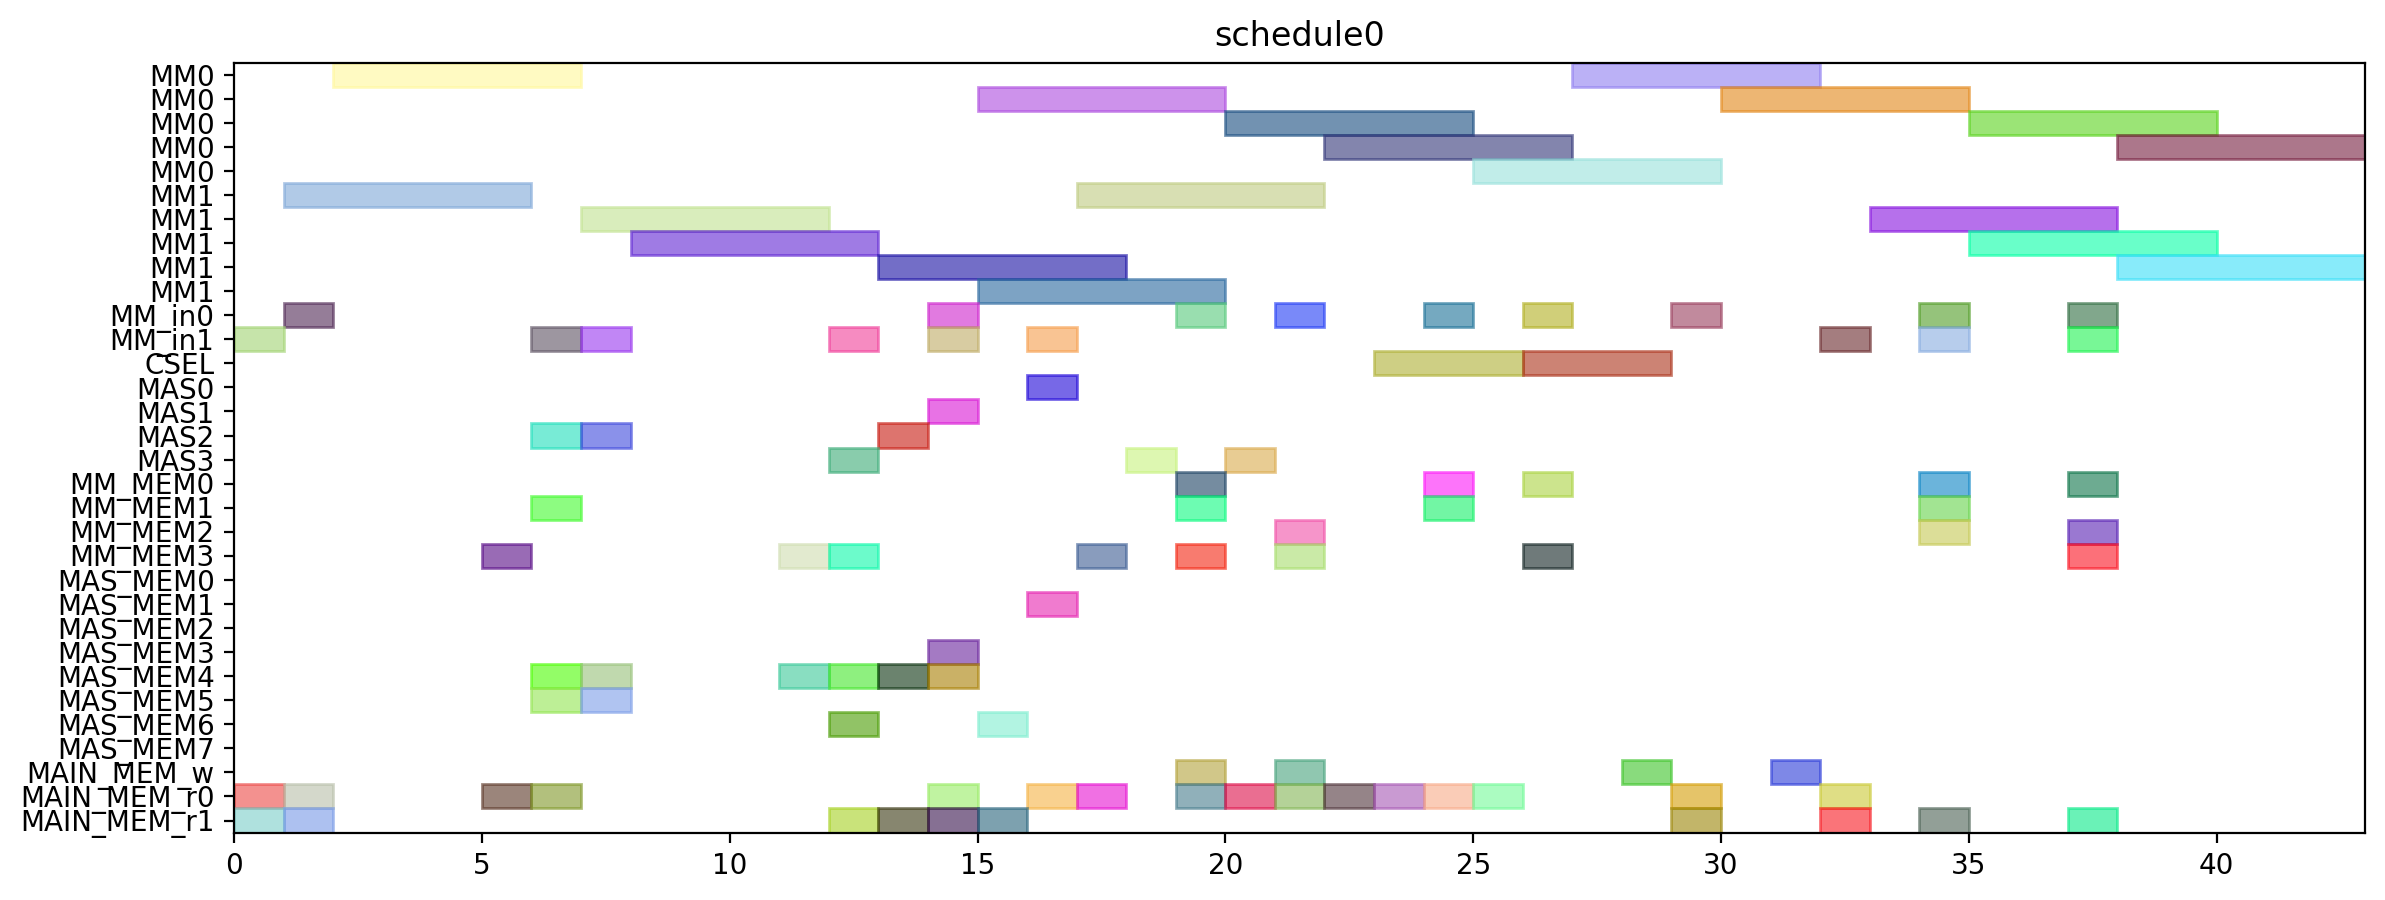

This chart was generated by the following Python code:
from pyschedule import Scenario, solvers, plotters, alt


def solve():
	horizon = 120
	S = Scenario("schedule0", horizon=horizon)

	# resource
	MM = S.Resources('MM', num=2, size=5)
	MM_in = S.Resources('MM_in', num=2)
	CSEL = S.Resource('CSEL')
	MAS = S.Resources('MAS', num=4, size=1, periods=range(1, horizon))
	MM_MEM = S.Resources('MM_MEM', num=4)
	MAS_MEM = S.Resources('MAS_MEM', num=8)
	MAIN_MEM_w = S.Resource('MAIN_MEM_w', size=1)
	MAIN_MEM_r = S.Resources('MAIN_MEM_r', num=2)

	# result of previous scheduling

	# new tasks
	t20 = S.Task('t20', length=5, delay_cost=1)
	t20 += alt(MM)
	t20_in = S.Task('t20_in', length=1, delay_cost=1)
	t20_in += alt(MM_in)
	S += t20_in*MM_in[0]<=t20*MM[0]
	S += t20_in*MM_in[1]<=t20*MM[1]
	t20_mem0 = S.Task('t20_mem0', length=1, delay_cost=1)
	t20_mem0 += MAIN_MEM_r[0]
	S += t20_mem0 <= t20

	t20_mem1 = S.Task('t20_mem1', length=1, delay_cost=1)
	t20_mem1 += MAIN_MEM_r[1]
	S += t20_mem1 <= t20

	t21 = S.Task('t21', length=5, delay_cost=1)
	t21 += alt(MM)
	t21_in = S.Task('t21_in', length=1, delay_cost=1)
	t21_in += alt(MM_in)
	S += t21_in*MM_in[0]<=t21*MM[0]
	S += t21_in*MM_in[1]<=t21*MM[1]
	t21_mem0 = S.Task('t21_mem0', length=1, delay_cost=1)
	t21_mem0 += MAIN_MEM_r[0]
	S += t21_mem0 <= t21

	t21_mem1 = S.Task('t21_mem1', length=1, delay_cost=1)
	t21_mem1 += MAIN_MEM_r[1]
	S += t21_mem1 <= t21

	xit20 = S.Task('xit20', length=1, delay_cost=1)
	xit20 += alt(MAS)
	xit20_mem0 = S.Task('xit20_mem0', length=1, delay_cost=1)
	xit20_mem0 += MAIN_MEM_r[0]
	S += xit20_mem0 <= xit20

	xit20_mem1 = S.Task('xit20_mem1', length=1, delay_cost=1)
	xit20_mem1 += alt(MM_MEM)
	S += (t20*MM[0])-1 < xit20_mem1*MM_MEM[1]
	S += (t20*MM[1])-1 < xit20_mem1*MM_MEM[3]
	S += xit20_mem1 <= xit20

	xit21 = S.Task('xit21', length=1, delay_cost=1)
	xit21 += alt(MAS)
	xit21_mem0 = S.Task('xit21_mem0', length=1, delay_cost=1)
	xit21_mem0 += MAIN_MEM_r[0]
	S += xit21_mem0 <= xit21

	xit21_mem1 = S.Task('xit21_mem1', length=1, delay_cost=1)
	xit21_mem1 += alt(MM_MEM)
	S += (t21*MM[0])-1 < xit21_mem1*MM_MEM[1]
	S += (t21*MM[1])-1 < xit21_mem1*MM_MEM[3]
	S += xit21_mem1 <= xit21

	xi2t40 = S.Task('xi2t40', length=5, delay_cost=1)
	xi2t40 += alt(MM)
	xi2t40_in = S.Task('xi2t40_in', length=1, delay_cost=1)
	xi2t40_in += alt(MM_in)
	S += xi2t40_in*MM_in[0]<=xi2t40*MM[0]
	S += xi2t40_in*MM_in[1]<=xi2t40*MM[1]
	xi2t40_mem0 = S.Task('xi2t40_mem0', length=1, delay_cost=1)
	xi2t40_mem0 += alt(MAS_MEM)
	S += (xit20*MAS[0])-1 < xi2t40_mem0*MAS_MEM[0]
	S += (xit20*MAS[1])-1 < xi2t40_mem0*MAS_MEM[2]
	S += (xit20*MAS[2])-1 < xi2t40_mem0*MAS_MEM[4]
	S += (xit20*MAS[3])-1 < xi2t40_mem0*MAS_MEM[6]
	S += xi2t40_mem0 <= xi2t40

	xi2t40_mem1 = S.Task('xi2t40_mem1', length=1, delay_cost=1)
	xi2t40_mem1 += alt(MAS_MEM)
	S += (xit20*MAS[0])-1 < xi2t40_mem1*MAS_MEM[1]
	S += (xit20*MAS[1])-1 < xi2t40_mem1*MAS_MEM[3]
	S += (xit20*MAS[2])-1 < xi2t40_mem1*MAS_MEM[5]
	S += (xit20*MAS[3])-1 < xi2t40_mem1*MAS_MEM[7]
	S += xi2t40_mem1 <= xi2t40

	xi2t41 = S.Task('xi2t41', length=5, delay_cost=1)
	xi2t41 += alt(MM)
	xi2t41_in = S.Task('xi2t41_in', length=1, delay_cost=1)
	xi2t41_in += alt(MM_in)
	S += xi2t41_in*MM_in[0]<=xi2t41*MM[0]
	S += xi2t41_in*MM_in[1]<=xi2t41*MM[1]
	xi2t41_mem0 = S.Task('xi2t41_mem0', length=1, delay_cost=1)
	xi2t41_mem0 += alt(MAS_MEM)
	S += (xit21*MAS[0])-1 < xi2t41_mem0*MAS_MEM[0]
	S += (xit21*MAS[1])-1 < xi2t41_mem0*MAS_MEM[2]
	S += (xit21*MAS[2])-1 < xi2t41_mem0*MAS_MEM[4]
	S += (xit21*MAS[3])-1 < xi2t41_mem0*MAS_MEM[6]
	S += xi2t41_mem0 <= xi2t41

	xi2t41_mem1 = S.Task('xi2t41_mem1', length=1, delay_cost=1)
	xi2t41_mem1 += alt(MAS_MEM)
	S += (xit21*MAS[0])-1 < xi2t41_mem1*MAS_MEM[1]
	S += (xit21*MAS[1])-1 < xi2t41_mem1*MAS_MEM[3]
	S += (xit21*MAS[2])-1 < xi2t41_mem1*MAS_MEM[5]
	S += (xit21*MAS[3])-1 < xi2t41_mem1*MAS_MEM[7]
	S += xi2t41_mem1 <= xi2t41

	D_a_0 = S.Task('D_a_0', length=1, delay_cost=1)
	D_a_0 += alt(MAS)
	D_a_0_mem0 = S.Task('D_a_0_mem0', length=1, delay_cost=1)
	D_a_0_mem0 += alt(MAS_MEM)
	S += (xit20*MAS[0])-1 < D_a_0_mem0*MAS_MEM[0]
	S += (xit20*MAS[1])-1 < D_a_0_mem0*MAS_MEM[2]
	S += (xit20*MAS[2])-1 < D_a_0_mem0*MAS_MEM[4]
	S += (xit20*MAS[3])-1 < D_a_0_mem0*MAS_MEM[6]
	S += D_a_0_mem0 <= D_a_0

	D_a_0_mem1 = S.Task('D_a_0_mem1', length=1, delay_cost=1)
	D_a_0_mem1 += alt(MM_MEM)
	S += (xi2t40*MM[0])-1 < D_a_0_mem1*MM_MEM[1]
	S += (xi2t40*MM[1])-1 < D_a_0_mem1*MM_MEM[3]
	S += D_a_0_mem1 <= D_a_0

	D_a_1 = S.Task('D_a_1', length=1, delay_cost=1)
	D_a_1 += alt(MAS)
	D_a_1_mem0 = S.Task('D_a_1_mem0', length=1, delay_cost=1)
	D_a_1_mem0 += alt(MAS_MEM)
	S += (xit21*MAS[0])-1 < D_a_1_mem0*MAS_MEM[0]
	S += (xit21*MAS[1])-1 < D_a_1_mem0*MAS_MEM[2]
	S += (xit21*MAS[2])-1 < D_a_1_mem0*MAS_MEM[4]
	S += (xit21*MAS[3])-1 < D_a_1_mem0*MAS_MEM[6]
	S += D_a_1_mem0 <= D_a_1

	D_a_1_mem1 = S.Task('D_a_1_mem1', length=1, delay_cost=1)
	D_a_1_mem1 += alt(MM_MEM)
	S += (xi2t41*MM[0])-1 < D_a_1_mem1*MM_MEM[1]
	S += (xi2t41*MM[1])-1 < D_a_1_mem1*MM_MEM[3]
	S += D_a_1_mem1 <= D_a_1

	negD0 = S.Task('negD0', length=5, delay_cost=1)
	negD0 += alt(MM)
	negD0_in = S.Task('negD0_in', length=1, delay_cost=1)
	negD0_in += alt(MM_in)
	S += negD0_in*MM_in[0]<=negD0*MM[0]
	S += negD0_in*MM_in[1]<=negD0*MM[1]
	negD0_mem0 = S.Task('negD0_mem0', length=1, delay_cost=1)
	negD0_mem0 += alt(MAS_MEM)
	S += (D_a_0*MAS[0])-1 < negD0_mem0*MAS_MEM[0]
	S += (D_a_0*MAS[1])-1 < negD0_mem0*MAS_MEM[2]
	S += (D_a_0*MAS[2])-1 < negD0_mem0*MAS_MEM[4]
	S += (D_a_0*MAS[3])-1 < negD0_mem0*MAS_MEM[6]
	S += negD0_mem0 <= negD0

	negD0_mem1 = S.Task('negD0_mem1', length=1, delay_cost=1)
	negD0_mem1 += MAIN_MEM_r[1]
	S += negD0_mem1 <= negD0

	negD1 = S.Task('negD1', length=5, delay_cost=1)
	negD1 += alt(MM)
	negD1_in = S.Task('negD1_in', length=1, delay_cost=1)
	negD1_in += alt(MM_in)
	S += negD1_in*MM_in[0]<=negD1*MM[0]
	S += negD1_in*MM_in[1]<=negD1*MM[1]
	negD1_mem0 = S.Task('negD1_mem0', length=1, delay_cost=1)
	negD1_mem0 += alt(MAS_MEM)
	S += (D_a_1*MAS[0])-1 < negD1_mem0*MAS_MEM[0]
	S += (D_a_1*MAS[1])-1 < negD1_mem0*MAS_MEM[2]
	S += (D_a_1*MAS[2])-1 < negD1_mem0*MAS_MEM[4]
	S += (D_a_1*MAS[3])-1 < negD1_mem0*MAS_MEM[6]
	S += negD1_mem0 <= negD1

	negD1_mem1 = S.Task('negD1_mem1', length=1, delay_cost=1)
	negD1_mem1 += MAIN_MEM_r[1]
	S += negD1_mem1 <= negD1

	N_b0 = S.Task('N_b0', length=1, delay_cost=1)
	N_b0 += alt(MAS)
	N_b0_mem0 = S.Task('N_b0_mem0', length=1, delay_cost=1)
	N_b0_mem0 += alt(MAS_MEM)
	S += (D_a_0*MAS[0])-1 < N_b0_mem0*MAS_MEM[0]
	S += (D_a_0*MAS[1])-1 < N_b0_mem0*MAS_MEM[2]
	S += (D_a_0*MAS[2])-1 < N_b0_mem0*MAS_MEM[4]
	S += (D_a_0*MAS[3])-1 < N_b0_mem0*MAS_MEM[6]
	S += N_b0_mem0 <= N_b0

	N_b0_mem1 = S.Task('N_b0_mem1', length=1, delay_cost=1)
	N_b0_mem1 += MAIN_MEM_r[1]
	S += N_b0_mem1 <= N_b0

	N_b1 = S.Task('N_b1', length=1, delay_cost=1)
	N_b1 += alt(MAS)
	N_b1_mem0 = S.Task('N_b1_mem0', length=1, delay_cost=1)
	N_b1_mem0 += alt(MAS_MEM)
	S += (D_a_1*MAS[0])-1 < N_b1_mem0*MAS_MEM[0]
	S += (D_a_1*MAS[1])-1 < N_b1_mem0*MAS_MEM[2]
	S += (D_a_1*MAS[2])-1 < N_b1_mem0*MAS_MEM[4]
	S += (D_a_1*MAS[3])-1 < N_b1_mem0*MAS_MEM[6]
	S += N_b1_mem0 <= N_b1

	N_b1_mem1 = S.Task('N_b1_mem1', length=1, delay_cost=1)
	N_b1_mem1 += MAIN_MEM_r[1]
	S += N_b1_mem1 <= N_b1

	D0 = S.Task('D0', length=1, delay_cost=1)
	D0 += alt(MAS)
	S += 0<D0

	D0_w = S.Task('D0_w', length=1, delay_cost=1)
	D0_w += alt(MAIN_MEM_w)
	S += D0 <= D0_w

	D0_mem0 = S.Task('D0_mem0', length=1, delay_cost=1)
	D0_mem0 += MAIN_MEM_r[0]
	S += D0_mem0 <= D0

	D0_mem1 = S.Task('D0_mem1', length=1, delay_cost=1)
	D0_mem1 += alt(MM_MEM)
	S += (negD0*MM[0])-1 < D0_mem1*MM_MEM[1]
	S += (negD0*MM[1])-1 < D0_mem1*MM_MEM[3]
	S += D0_mem1 <= D0

	D1 = S.Task('D1', length=1, delay_cost=1)
	D1 += alt(MAS)
	S += 0<D1

	D1_w = S.Task('D1_w', length=1, delay_cost=1)
	D1_w += alt(MAIN_MEM_w)
	S += D1 <= D1_w

	D1_mem0 = S.Task('D1_mem0', length=1, delay_cost=1)
	D1_mem0 += MAIN_MEM_r[0]
	S += D1_mem0 <= D1

	D1_mem1 = S.Task('D1_mem1', length=1, delay_cost=1)
	D1_mem1 += alt(MM_MEM)
	S += (negD1*MM[0])-1 < D1_mem1*MM_MEM[1]
	S += (negD1*MM[1])-1 < D1_mem1*MM_MEM[3]
	S += D1_mem1 <= D1

	N0 = S.Task('N0', length=5, delay_cost=1)
	N0 += alt(MM)
	N0_in = S.Task('N0_in', length=1, delay_cost=1)
	N0_in += alt(MM_in)
	S += N0_in*MM_in[0]<=N0*MM[0]
	S += N0_in*MM_in[1]<=N0*MM[1]
	N0_mem0 = S.Task('N0_mem0', length=1, delay_cost=1)
	N0_mem0 += MAIN_MEM_r[0]
	S += N0_mem0 <= N0

	N0_mem1 = S.Task('N0_mem1', length=1, delay_cost=1)
	N0_mem1 += alt(MAS_MEM)
	S += (N_b0*MAS[0])-1 < N0_mem1*MAS_MEM[1]
	S += (N_b0*MAS[1])-1 < N0_mem1*MAS_MEM[3]
	S += (N_b0*MAS[2])-1 < N0_mem1*MAS_MEM[5]
	S += (N_b0*MAS[3])-1 < N0_mem1*MAS_MEM[7]
	S += N0_mem1 <= N0

	N1 = S.Task('N1', length=5, delay_cost=1)
	N1 += alt(MM)
	N1_in = S.Task('N1_in', length=1, delay_cost=1)
	N1_in += alt(MM_in)
	S += N1_in*MM_in[0]<=N1*MM[0]
	S += N1_in*MM_in[1]<=N1*MM[1]
	N1_mem0 = S.Task('N1_mem0', length=1, delay_cost=1)
	N1_mem0 += MAIN_MEM_r[0]
	S += N1_mem0 <= N1

	N1_mem1 = S.Task('N1_mem1', length=1, delay_cost=1)
	N1_mem1 += alt(MAS_MEM)
	S += (N_b1*MAS[0])-1 < N1_mem1*MAS_MEM[1]
	S += (N_b1*MAS[1])-1 < N1_mem1*MAS_MEM[3]
	S += (N_b1*MAS[2])-1 < N1_mem1*MAS_MEM[5]
	S += (N_b1*MAS[3])-1 < N1_mem1*MAS_MEM[7]
	S += N1_mem1 <= N1

	Z0 = S.Task('Z0', length=3, delay_cost=1)
	Z0 += alt(CSEL)

	Z0_w = S.Task('Z0_w', length=1, delay_cost=1)
	Z0_w += alt(MAIN_MEM_w)
	S += Z0+2 <= Z0_w

	Z0_mem0 = S.Task('Z0_mem0', length=1, delay_cost=1)
	Z0_mem0 += MAIN_MEM_r[0]
	S += D0_w < Z0_mem0
	S += Z0_mem0+ 2 <= Z0

	Z0_mem1 = S.Task('Z0_mem1', length=1, delay_cost=1)
	Z0_mem1 += MAIN_MEM_r[0]
	S += D0_w < Z0_mem1
	S += Z0_mem1+ 1 <= Z0

	Z0_mem2 = S.Task('Z0_mem2', length=1, delay_cost=1)
	Z0_mem2 += MAIN_MEM_r[0]
	S += Z0_mem2+ 0 <= Z0

	Z1 = S.Task('Z1', length=3, delay_cost=1)
	Z1 += alt(CSEL)

	Z1_w = S.Task('Z1_w', length=1, delay_cost=1)
	Z1_w += alt(MAIN_MEM_w)
	S += Z1+2 <= Z1_w

	Z1_mem0 = S.Task('Z1_mem0', length=1, delay_cost=1)
	Z1_mem0 += MAIN_MEM_r[0]
	S += D1_w < Z1_mem0
	S += Z1_mem0+ 2 <= Z1

	Z1_mem1 = S.Task('Z1_mem1', length=1, delay_cost=1)
	Z1_mem1 += MAIN_MEM_r[0]
	S += D1_w < Z1_mem1
	S += Z1_mem1+ 1 <= Z1

	Z1_mem2 = S.Task('Z1_mem2', length=1, delay_cost=1)
	Z1_mem2 += MAIN_MEM_r[0]
	S += Z1_mem2+ 0 <= Z1

	N20 = S.Task('N20', length=5, delay_cost=1)
	N20 += alt(MM)
	N20_in = S.Task('N20_in', length=1, delay_cost=1)
	N20_in += alt(MM_in)
	S += N20_in*MM_in[0]<=N20*MM[0]
	S += N20_in*MM_in[1]<=N20*MM[1]
	N20_mem0 = S.Task('N20_mem0', length=1, delay_cost=1)
	N20_mem0 += alt(MM_MEM)
	S += (N0*MM[0])-1 < N20_mem0*MM_MEM[0]
	S += (N0*MM[1])-1 < N20_mem0*MM_MEM[2]
	S += N20_mem0 <= N20

	N20_mem1 = S.Task('N20_mem1', length=1, delay_cost=1)
	N20_mem1 += alt(MM_MEM)
	S += (N0*MM[0])-1 < N20_mem1*MM_MEM[1]
	S += (N0*MM[1])-1 < N20_mem1*MM_MEM[3]
	S += N20_mem1 <= N20

	N21 = S.Task('N21', length=5, delay_cost=1)
	N21 += alt(MM)
	N21_in = S.Task('N21_in', length=1, delay_cost=1)
	N21_in += alt(MM_in)
	S += N21_in*MM_in[0]<=N21*MM[0]
	S += N21_in*MM_in[1]<=N21*MM[1]
	N21_mem0 = S.Task('N21_mem0', length=1, delay_cost=1)
	N21_mem0 += alt(MM_MEM)
	S += (N1*MM[0])-1 < N21_mem0*MM_MEM[0]
	S += (N1*MM[1])-1 < N21_mem0*MM_MEM[2]
	S += N21_mem0 <= N21

	N21_mem1 = S.Task('N21_mem1', length=1, delay_cost=1)
	N21_mem1 += alt(MM_MEM)
	S += (N1*MM[0])-1 < N21_mem1*MM_MEM[1]
	S += (N1*MM[1])-1 < N21_mem1*MM_MEM[3]
	S += N21_mem1 <= N21

	D20 = S.Task('D20', length=5, delay_cost=1)
	D20 += alt(MM)
	D20_in = S.Task('D20_in', length=1, delay_cost=1)
	D20_in += alt(MM_in)
	S += D20_in*MM_in[0]<=D20*MM[0]
	S += D20_in*MM_in[1]<=D20*MM[1]
	D20_mem0 = S.Task('D20_mem0', length=1, delay_cost=1)
	D20_mem0 += MAIN_MEM_r[0]
	S += Z0_w < D20_mem0
	S += D20_mem0 <= D20

	D20_mem1 = S.Task('D20_mem1', length=1, delay_cost=1)
	D20_mem1 += MAIN_MEM_r[1]
	S += Z0_w < D20_mem1
	S += D20_mem1 <= D20

	D21 = S.Task('D21', length=5, delay_cost=1)
	D21 += alt(MM)
	D21_in = S.Task('D21_in', length=1, delay_cost=1)
	D21_in += alt(MM_in)
	S += D21_in*MM_in[0]<=D21*MM[0]
	S += D21_in*MM_in[1]<=D21*MM[1]
	D21_mem0 = S.Task('D21_mem0', length=1, delay_cost=1)
	D21_mem0 += MAIN_MEM_r[0]
	S += Z1_w < D21_mem0
	S += D21_mem0 <= D21

	D21_mem1 = S.Task('D21_mem1', length=1, delay_cost=1)
	D21_mem1 += MAIN_MEM_r[1]
	S += Z1_w < D21_mem1
	S += D21_mem1 <= D21

	N30 = S.Task('N30', length=5, delay_cost=1)
	N30 += alt(MM)
	N30_in = S.Task('N30_in', length=1, delay_cost=1)
	N30_in += alt(MM_in)
	S += N30_in*MM_in[0]<=N30*MM[0]
	S += N30_in*MM_in[1]<=N30*MM[1]
	N30_mem0 = S.Task('N30_mem0', length=1, delay_cost=1)
	N30_mem0 += alt(MM_MEM)
	S += (N20*MM[0])-1 < N30_mem0*MM_MEM[0]
	S += (N20*MM[1])-1 < N30_mem0*MM_MEM[2]
	S += N30_mem0 <= N30

	N30_mem1 = S.Task('N30_mem1', length=1, delay_cost=1)
	N30_mem1 += alt(MM_MEM)
	S += (N0*MM[0])-1 < N30_mem1*MM_MEM[1]
	S += (N0*MM[1])-1 < N30_mem1*MM_MEM[3]
	S += N30_mem1 <= N30

	N31 = S.Task('N31', length=5, delay_cost=1)
	N31 += alt(MM)
	N31_in = S.Task('N31_in', length=1, delay_cost=1)
	N31_in += alt(MM_in)
	S += N31_in*MM_in[0]<=N31*MM[0]
	S += N31_in*MM_in[1]<=N31*MM[1]
	N31_mem0 = S.Task('N31_mem0', length=1, delay_cost=1)
	N31_mem0 += alt(MM_MEM)
	S += (N21*MM[0])-1 < N31_mem0*MM_MEM[0]
	S += (N21*MM[1])-1 < N31_mem0*MM_MEM[2]
	S += N31_mem0 <= N31

	N31_mem1 = S.Task('N31_mem1', length=1, delay_cost=1)
	N31_mem1 += alt(MM_MEM)
	S += (N1*MM[0])-1 < N31_mem1*MM_MEM[1]
	S += (N1*MM[1])-1 < N31_mem1*MM_MEM[3]
	S += N31_mem1 <= N31

	V0 = S.Task('V0', length=5, delay_cost=1)
	V0 += alt(MM)
	V0_in = S.Task('V0_in', length=1, delay_cost=1)
	V0_in += alt(MM_in)
	S += V0_in*MM_in[0]<=V0*MM[0]
	S += V0_in*MM_in[1]<=V0*MM[1]
	V0_mem0 = S.Task('V0_mem0', length=1, delay_cost=1)
	V0_mem0 += alt(MM_MEM)
	S += (D20*MM[0])-1 < V0_mem0*MM_MEM[0]
	S += (D20*MM[1])-1 < V0_mem0*MM_MEM[2]
	S += V0_mem0 <= V0

	V0_mem1 = S.Task('V0_mem1', length=1, delay_cost=1)
	V0_mem1 += MAIN_MEM_r[1]
	S += Z0_w < V0_mem1
	S += V0_mem1 <= V0

	V1 = S.Task('V1', length=5, delay_cost=1)
	V1 += alt(MM)
	V1_in = S.Task('V1_in', length=1, delay_cost=1)
	V1_in += alt(MM_in)
	S += V1_in*MM_in[0]<=V1*MM[0]
	S += V1_in*MM_in[1]<=V1*MM[1]
	V1_mem0 = S.Task('V1_mem0', length=1, delay_cost=1)
	V1_mem0 += alt(MM_MEM)
	S += (D21*MM[0])-1 < V1_mem0*MM_MEM[0]
	S += (D21*MM[1])-1 < V1_mem0*MM_MEM[2]
	S += V1_mem0 <= V1

	V1_mem1 = S.Task('V1_mem1', length=1, delay_cost=1)
	V1_mem1 += MAIN_MEM_r[1]
	S += Z1_w < V1_mem1
	S += V1_mem1 <= V1

	ND20 = S.Task('ND20', length=5, delay_cost=1)
	ND20 += alt(MM)
	ND20_in = S.Task('ND20_in', length=1, delay_cost=1)
	ND20_in += alt(MM_in)
	S += ND20_in*MM_in[0]<=ND20*MM[0]
	S += ND20_in*MM_in[1]<=ND20*MM[1]
	ND20_mem0 = S.Task('ND20_mem0', length=1, delay_cost=1)
	ND20_mem0 += alt(MM_MEM)
	S += (N0*MM[0])-1 < ND20_mem0*MM_MEM[0]
	S += (N0*MM[1])-1 < ND20_mem0*MM_MEM[2]
	S += ND20_mem0 <= ND20

	ND20_mem1 = S.Task('ND20_mem1', length=1, delay_cost=1)
	ND20_mem1 += alt(MM_MEM)
	S += (D20*MM[0])-1 < ND20_mem1*MM_MEM[1]
	S += (D20*MM[1])-1 < ND20_mem1*MM_MEM[3]
	S += ND20_mem1 <= ND20

	ND21 = S.Task('ND21', length=5, delay_cost=1)
	ND21 += alt(MM)
	ND21_in = S.Task('ND21_in', length=1, delay_cost=1)
	ND21_in += alt(MM_in)
	S += ND21_in*MM_in[0]<=ND21*MM[0]
	S += ND21_in*MM_in[1]<=ND21*MM[1]
	ND21_mem0 = S.Task('ND21_mem0', length=1, delay_cost=1)
	ND21_mem0 += alt(MM_MEM)
	S += (N1*MM[0])-1 < ND21_mem0*MM_MEM[0]
	S += (N1*MM[1])-1 < ND21_mem0*MM_MEM[2]
	S += ND21_mem0 <= ND21

	ND21_mem1 = S.Task('ND21_mem1', length=1, delay_cost=1)
	ND21_mem1 += alt(MM_MEM)
	S += (D21*MM[0])-1 < ND21_mem1*MM_MEM[1]
	S += (D21*MM[1])-1 < ND21_mem1*MM_MEM[3]
	S += ND21_mem1 <= ND21

	solvers.mip.solve(S,msg=1,kind='CPLEX',ratio_gap=1.01)

	solution = [['hoge']*len(S.solution()[1]) for i in range(len(S.solution()))]
	for i in range(len(S.solution())):
		for j in range(len(S.solution()[i])):
			solution[i][j]=str(S.solution()[i][j])
	print(solution)

	cycles = int(solution[-1][3])

	pic_file_name = "/home/mfukuda/ABE/multiRAM_multiMAS_16mux/scheduling_result/stage5MM2_stage1MAS4/2xSSWU_BEFORE_EXP/schedule0.png"
	if(S.solution() != []):
		plotters.matplotlib.plot(S,img_filename=pic_file_name, show_task_labels=False, fig_size=(cycles*0.25+3, 5))

	return solution
